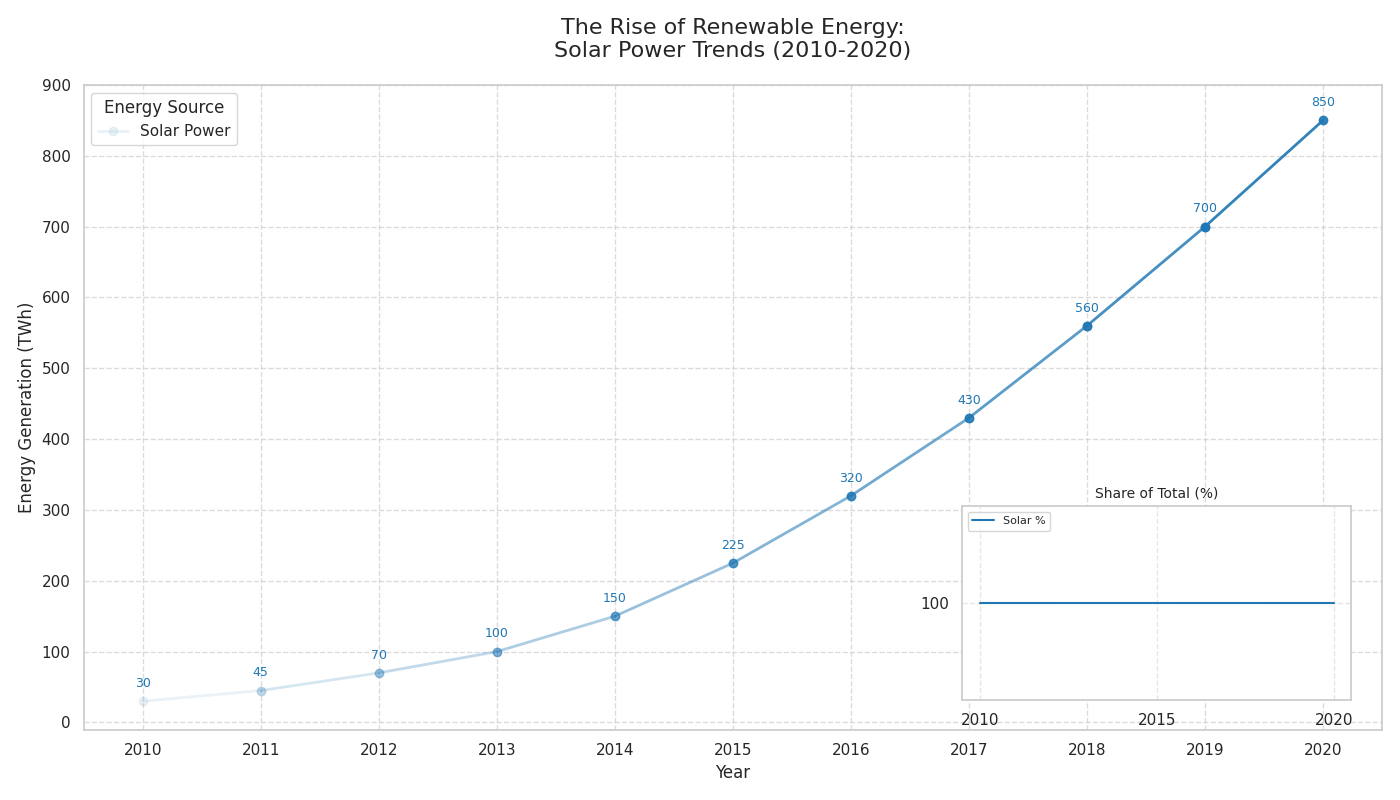

Here is the Python script that generated this plot:
import matplotlib.pyplot as plt
import numpy as np
from mpl_toolkits.axes_grid1.inset_locator import inset_axes

# Data preparation
years = np.arange(2010, 2021)
solar_power = np.array([30, 45, 70, 100, 150, 225, 320, 430, 560, 700, 850])
total_power = solar_power  # With wind removed, total_power is the same as solar_power
solar_percentage = (solar_power / total_power) * 100  # With wind removed, solar is 100%

fig, ax = plt.subplots(figsize=(14, 8))

# Define new color scheme
new_color = '#1f77b4'  # A common matplotlib color for a change

# Plot solar power with gradient-like effect by adjusting alpha
for i in range(len(years) - 1):
    ax.plot(years[i:i + 2], solar_power[i:i + 2], marker='o', linestyle='-', color=new_color, linewidth=2, alpha=(i + 1) / len(years))

# Titles and labels
ax.set_title('The Rise of Renewable Energy:\nSolar Power Trends (2010-2020)', fontsize=16, pad=20)
ax.set_xlabel('Year', fontsize=12)
ax.set_ylabel('Energy Generation (TWh)', fontsize=12)

# Customize the x and y ticks
ax.set_xticks(years)
ax.set_yticks(np.arange(0, 901, 100))

# Add a legend
ax.legend(['Solar Power'], title='Energy Source', loc='upper left')

# Annotate each data point with its value
for i, y_solar in enumerate(solar_power):
    ax.text(years[i], y_solar + 20, f'{y_solar}', ha='center', fontsize=9, color=new_color)

# Add gridlines
ax.grid(True, linestyle='--', alpha=0.7)

# Inset plot: Percentage share of solar (only solar)
ax_inset = inset_axes(ax, width="30%", height="30%", loc='lower right', borderpad=2)
ax_inset.plot(years, solar_percentage, color=new_color, linewidth=1.5, label='Solar %')
ax_inset.set_title('Share of Total (%)', fontsize=10)
ax_inset.set_xticks([2010, 2015, 2020])
ax_inset.set_yticks([100])  # Only solar is present, so percentage is always 100
ax_inset.grid(True, linestyle='--', alpha=0.5)
ax_inset.legend(fontsize=8, loc='upper left')

plt.tight_layout()
plt.show()
